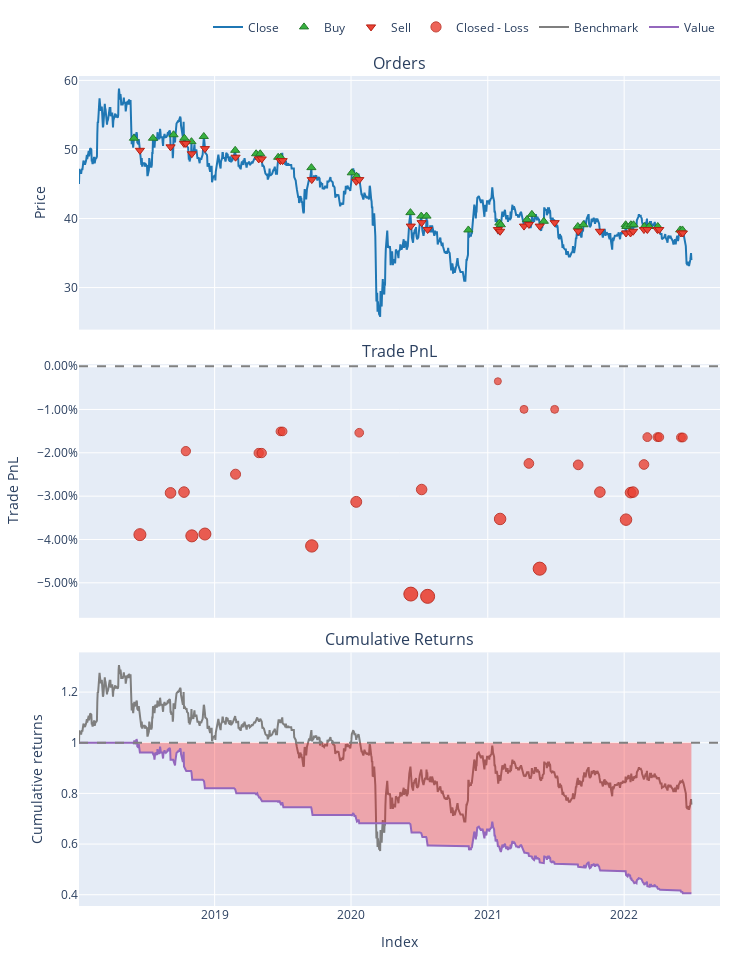

The cell this chart's notebook holds for it:
### Code cell
# ========================= Strategy  =========================

# choose stock
symbol = "PTT"              # SET stock symbol

# date range
date_start = "2018-01-01"   # YYYY-MM-DD
date_end = "2022-12-31"     # YYYY-MM-DD

# Signal
rsi_signal = 50

# query historical Price (backtest data)
list_columns = ['Date','Symbol','Prior','Open','High','Low','Close','Total Volume']
df_original = df_stock[list_columns][(df_stock.Symbol == symbol) & (df_stock["Date"] > date_start) & (df_stock["Date"] < date_end)].set_index('Date').rename(columns={"Total Volume": "Volume"}).sort_values(by="Date")

# =================== Strategy Optimization ===================

# parameter constraint
para_optz_start = 1
para_optz_end = 100

# parameter optimization
compare_optz = []

for i in range(para_optz_start,para_optz_end):

    # signal value
    rsi_signal_optz = rsi_signal

    # reset backtest data
    backtest_optz = df_original

    # get action price
    backtest_optz['action_price'] = backtest_optz['Open'].shift(-1)

    # signal calculation (RSI)
    rsi_bar_optz = i
    rsi_optz = backtest_optz.ta.rsi(length=rsi_bar_optz,append=True)

    # create signal
    backtest_optz['signal'] = rsi_optz > rsi_signal_optz

    signal_vectorbt_optz = backtest_optz.ta.tsignals(backtest_optz['signal'], asbool=True, append=True)

    # Create trade reccord
    trades_reccord_optz = backtest_optz.iloc[:,-7:][backtest_optz.TS_Trades !=0]
    trades_reccord_optz['return'] = backtest_optz['action_price'].pct_change()
    trades_reccord_optz = trades_reccord_optz.reset_index().iloc[1::2] 

    # Cumulative return

    cum_return_optz = trades_reccord_optz['return'].sum()

    # Create Trades Summary
    cum_return_optz_i = [(i),cum_return_optz]

    # Save Result
    compare_optz.append(cum_return_optz_i)

result_optz = pd.DataFrame(compare_optz,columns = ['Parameter','Cum.Return'])

result_optimized = result_optz[result_optz['Cum.Return'] == result_optz['Cum.Return'].max()]
para_optimized = int(float(result_optimized['Parameter']))
return_optimized = float(result_optimized['Cum.Return'])

print(f"parameter from: {para_optz_start} to {para_optz_end}")
print('=========== Optimal Value ===========')
print(f"parameter optimized: {para_optimized}")
print(f"return optimized: {return_optimized}")
print('=====================================')

result_optz.set_index('Parameter').plot.bar()

# =================== Strategy Backtesting ====================

# input parameter
rsi_bar = para_optimized

# backtest data
backtest = df_original

# get action price
backtest['action_price'] = backtest['Open'].shift(-1)

# signal calculation (RSI)
rsi_signal_bktest = rsi_signal
rsi_bktest = backtest.ta.rsi(length=rsi_bar,append=True)

# create signal
backtest['signal'] = rsi_bktest > rsi_signal_bktest

signal_vectorbt = backtest.ta.tsignals(backtest['signal'], asbool=True, append=True)

# Create trade reccord
trades_reccord = backtest.iloc[:,-7:][backtest.TS_Trades !=0]
trades_reccord['return'] = backtest['action_price'].pct_change()
trades_reccord = trades_reccord.reset_index().iloc[1::2] 

# Cumulative return
cum_return = trades_reccord['return'].sum()

# display result
print(f"Backtest RSI: {rsi_bar}")
print(f"Backtest Cumulative return: {cum_return}")

### plot:  Price, RSI
rsi_title = 'RSI_' + str(rsi_bar)
apds = mpf.make_addplot(backtest[rsi_title],panel=1,color='g',type='line', width=0.75,ylabel=rsi_title)
mpf.plot(backtest, type='candle', style='yahoo', figsize=(10,8), volume=False,addplot=apds)

### plot: backtest result
port = vbt.Portfolio.from_signals(backtest.Close,
                                  entries = signal_vectorbt.TS_Entries,
                                  exits = signal_vectorbt.TS_Exits,
                                  freq = 'D',
                                  init_cash = 100,
                                  fees = 0.0025,
                                  slippage = 0.0025)
port.plot().show()

### Figure 1 — Plotly figure (JSON) as saved in the notebook; plotly's stock layout.template omitted (floating-point values rounded to 4 significant figures; data arrays with more than 128 entries replaced by an {"elided": "..."} marker saying what was removed)
{"data": [{"legendgroup": "0", "line": {"color": "#1f77b4"}, "name": "Close", "showlegend": true, "type": "scatter", "uid": "849cac82-4413-4d85-965e-e09c449d9b8f", "x": {"elided": "1092 str values"}, "xaxis": "x", "y": {"elided": "1092 float values"}, "yaxis": "y"}, {"customdata": [[0, 1.932, 0.2494], [2, 1.857, 0.2397], [4, 1.786, 0.2327], [6, 1.751, 0.226], [8, 1.733, 0.2215], [10, 1.641, 0.2129], [12, 1.641, 0.2047], [14, 1.617, 0.1996], [16, 1.584, 0.1956], [18, 1.569, 0.1917], [20, 1.545, 0.1888], [22, 1.57, 0.1859], [24, 1.53, 0.1783], [26, 1.498, 0.1727], [28, 1.665, 0.17], [30, 1.597, 0.1611], [32, 1.552, 0.1565], [34, 1.546, 0.1482], [36, 1.502, 0.1477], [38, 1.458, 0.1425], [40, 1.416, 0.1411], [42, 1.359, 0.138], [44, 1.329, 0.1315], [46, 1.341, 0.1302], [48, 1.302, 0.1273], [50, 1.264, 0.1236], [52, 1.227, 0.1192], [54, 1.184, 0.1157], [56, 1.15, 0.1124], [58, 1.131, 0.1098], [60, 1.112, 0.108], [62, 1.094, 0.1063], [64, 1.09, 0.1045], [66, 1.073, 0.1028]], "hovertemplate": "Order Id: %{customdata[0]}<br>Timestamp: %{x}<br>Price: %{y}<br>Size: %{customdata[1]:.6f}<br>Fees: %{customdata[2]:.6f}", "legendgroup": "1", "marker": {"color": "#37B13F", "line": {"color": "rgb(38,123,44)", "width": 1}, "size": 8, "symbol": "triangle-up"}, "mode": "markers", "name": "Buy", "type": "scatter", "uid": "e7712a3b-ad95-464d-8802-f3e02fcd0f54", "x": ["2018-05-30T00:00:00", "2018-07-20T00:00:00", "2018-09-13T00:00:00", "2018-10-12T00:00:00", "2018-10-31T00:00:00", "2018-12-03T00:00:00", "2019-02-25T00:00:00", "2019-04-22T00:00:00", "2019-05-03T00:00:00", "2019-06-20T00:00:00", "2019-06-27T00:00:00", "2019-09-17T00:00:00", "2020-01-03T00:00:00", "2020-01-16T00:00:00", "2020-06-08T00:00:00", "2020-07-07T00:00:00", "2020-07-21T00:00:00", "2020-11-10T00:00:00", "2021-02-01T00:00:00", "2021-02-05T00:00:00", "2021-04-16T00:00:00", "2021-04-29T00:00:00", "2021-05-31T00:00:00", "2021-08-30T00:00:00", "2021-09-14T00:00:00", "2022-01-05T00:00:00", "2022-01-07T00:00:00", "2022-01-19T00:00:00", "2022-01-26T00:00:00", "2022-02-24T00:00:00", "2022-03-09T00:00:00", "2022-04-01T00:00:00", "2022-05-31T00:00:00", "2022-06-06T00:00:00"], "xaxis": "x", "y": [51.63, 51.63, 52.13, 51.63, 51.13, 51.88, 49.87, 49.37, 49.37, 48.87, 48.87, 47.37, 46.62, 46.11, 40.85, 40.35, 40.35, 38.35, 39.35, 39.1, 39.85, 40.6, 39.6, 38.85, 39.1, 39.1, 38.85, 39.1, 39.1, 38.85, 38.85, 38.85, 38.35, 38.35], "yaxis": "y"}, {"customdata": [[1, 1.932, 0.2409], [3, 1.857, 0.2339], [5, 1.786, 0.2271], [7, 1.751, 0.2227], [9, 1.733, 0.214], [11, 1.641, 0.2057], [13, 1.641, 0.2006], [15, 1.617, 0.1966], [17, 1.584, 0.1926], [19, 1.569, 0.1897], [21, 1.545, 0.1869], [23, 1.57, 0.1791], [25, 1.53, 0.1736], [27, 1.498, 0.1709], [29, 1.665, 0.1619], [31, 1.597, 0.1573], [33, 1.552, 0.149], [35, 1.546, 0.1485], [37, 1.502, 0.1432], [39, 1.458, 0.1418], [41, 1.416, 0.1386], [43, 1.359, 0.1322], [45, 1.329, 0.1309], [47, 1.341, 0.1279], [49, 1.302, 0.1242], [51, 1.264, 0.1198], [53, 1.227, 0.1163], [55, 1.184, 0.1129], [57, 1.15, 0.1104], [59, 1.131, 0.1086], [61, 1.112, 0.1068], [63, 1.094, 0.1051], [65, 1.09, 0.1033], [67, 1.073, 0.1016]], "hovertemplate": "Order Id: %{customdata[0]}<br>Timestamp: %{x}<br>Price: %{y}<br>Size: %{customdata[1]:.6f}<br>Fees: %{customdata[2]:.6f}", "legendgroup": "2", "marker": {"color": "#EA4335", "line": {"color": "rgb(181,31,18)", "width": 1}, "size": 8, "symbol": "triangle-down"}, "mode": "markers", "name": "Sell", "type": "scatter", "uid": "48ea66c8-6033-49cb-bac1-d9ffe9792fe7", "x": ["2018-06-15T00:00:00", "2018-09-05T00:00:00", "2018-10-11T00:00:00", "2018-10-16T00:00:00", "2018-11-01T00:00:00", "2018-12-06T00:00:00", "2019-02-26T00:00:00", "2019-04-29T00:00:00", "2019-05-07T00:00:00", "2019-06-26T00:00:00", "2019-07-02T00:00:00", "2019-09-18T00:00:00", "2020-01-15T00:00:00", "2020-01-23T00:00:00", "2020-06-09T00:00:00", "2020-07-08T00:00:00", "2020-07-24T00:00:00", "2021-01-28T00:00:00", "2021-02-03T00:00:00", "2021-04-08T00:00:00", "2021-04-21T00:00:00", "2021-05-20T00:00:00", "2021-06-29T00:00:00", "2021-08-31T00:00:00", "2021-10-28T00:00:00", "2022-01-06T00:00:00", "2022-01-18T00:00:00", "2022-01-25T00:00:00", "2022-02-23T00:00:00", "2022-03-04T00:00:00", "2022-03-31T00:00:00", "2022-04-05T00:00:00", "2022-06-02T00:00:00", "2022-06-07T00:00:00"], "xaxis": "x", "y": [49.88, 50.37, 50.87, 50.87, 49.38, 50.12, 48.88, 48.63, 48.63, 48.38, 48.38, 45.64, 45.39, 45.64, 38.9, 39.4, 38.4, 38.4, 38.15, 38.9, 39.15, 38.9, 39.4, 38.15, 38.15, 37.91, 37.91, 38.15, 38.4, 38.4, 38.4, 38.4, 37.91, 37.91], "yaxis": "y"}, {"customdata": {"elided": "34x4 float values"}, "hovertemplate": "Exit Trade Id: %{customdata[0]}<br>Position Id: %{customdata[1]}<br>Exit Timestamp: %{x}<br>PnL: %{customdata[2]:.6f}<br>Return: %{customdata[3]:.2%}", "legendgroup": "3", "marker": {"color": "#EA4335", "line": {"color": "rgb(181,31,18)", "width": 1}, "opacity": [0.857, 0.8278, 0.8273, 0.7987, 0.8578, 0.8565, 0.8148, 0.8001, 0.8001, 0.785, 0.785, 0.8648, 0.8341, 0.7859, 0.8984, 0.8255, 0.9, 0.75, 0.846, 0.7696, 0.8073, 0.8807, 0.7696, 0.8083, 0.8273, 0.8465, 0.8277, 0.8273, 0.8081, 0.789, 0.789, 0.789, 0.7892, 0.7892], "size": [11.99, 10.63, 10.61, 9.274, 12.03, 11.97, 10.02, 9.336, 9.336, 8.633, 8.633, 12.36, 10.92, 8.675, 13.93, 10.52, 14, 7, 11.48, 7.915, 9.675, 13.1, 7.915, 9.721, 10.61, 11.5, 10.62, 10.61, 9.709, 8.818, 8.818, 8.818, 8.83, 8.83], "symbol": "circle"}, "mode": "markers", "name": "Closed - Loss", "type": "scatter", "uid": "790d629d-1726-410e-b21c-8b1b81395c06", "x": ["2018-06-15T00:00:00", "2018-09-05T00:00:00", "2018-10-11T00:00:00", "2018-10-16T00:00:00", "2018-11-01T00:00:00", "2018-12-06T00:00:00", "2019-02-26T00:00:00", "2019-04-29T00:00:00", "2019-05-07T00:00:00", "2019-06-26T00:00:00", "2019-07-02T00:00:00", "2019-09-18T00:00:00", "2020-01-15T00:00:00", "2020-01-23T00:00:00", "2020-06-09T00:00:00", "2020-07-08T00:00:00", "2020-07-24T00:00:00", "2021-01-28T00:00:00", "2021-02-03T00:00:00", "2021-04-08T00:00:00", "2021-04-21T00:00:00", "2021-05-20T00:00:00", "2021-06-29T00:00:00", "2021-08-31T00:00:00", "2021-10-28T00:00:00", "2022-01-06T00:00:00", "2022-01-18T00:00:00", "2022-01-25T00:00:00", "2022-02-23T00:00:00", "2022-03-04T00:00:00", "2022-03-31T00:00:00", "2022-04-05T00:00:00", "2022-06-02T00:00:00", "2022-06-07T00:00:00"], "xaxis": "x2", "y": [-0.03888, -0.02925, -0.02906, -0.01961, -0.03917, -0.03874, -0.02494, -0.02005, -0.02005, -0.01506, -0.01506, -0.04148, -0.03132, -0.01537, -0.0526, -0.02847, -0.05313, -0.003488, -0.03526, -0.009975, -0.02246, -0.04674, -0.009975, -0.02278, -0.02906, -0.03542, -0.02919, -0.02906, -0.0227, -0.01638, -0.01638, -0.01638, -0.01646, -0.01646], "yaxis": "y2"}, {"legendgroup": "4", "line": {"color": "#7f7f7f"}, "name": "Benchmark", "showlegend": true, "type": "scatter", "uid": "20a4b621-e0c8-4eac-855c-84c744e0511b", "x": {"elided": "1092 str values"}, "xaxis": "x3", "y": {"elided": "1092 float values"}, "yaxis": "y3"}, {"hoverinfo": "skip", "legendgroup": "5", "line": {"color": "rgba(0, 0, 0, 0)", "width": 0}, "opacity": 0, "showlegend": false, "type": "scatter", "uid": "7f9045b6-3c15-4631-bdd9-9d986da3ba90", "x": {"elided": "1092 str values"}, "xaxis": "x3", "y": {"elided": "1092 int values"}, "yaxis": "y3"}, {"connectgaps": false, "fill": "tonexty", "fillcolor": "rgba(0, 128, 0, 0.3)", "hoverinfo": "skip", "legendgroup": "5", "line": {"color": "rgba(0, 0, 0, 0)", "width": 0}, "opacity": 0, "showlegend": false, "type": "scatter", "uid": "93830bd8-a441-44be-b2fc-2b7bd38910d4", "x": {"elided": "1092 str values"}, "xaxis": "x3", "y": {"elided": "1092 float values"}, "yaxis": "y3"}, {"hoverinfo": "skip", "legendgroup": "5", "line": {"color": "rgba(0, 0, 0, 0)", "width": 0}, "opacity": 0, "showlegend": false, "type": "scatter", "uid": "7f512ae2-ce75-495e-a44f-7ea4d643c206", "x": {"elided": "1092 str values"}, "xaxis": "x3", "y": {"elided": "1092 int values"}, "yaxis": "y3"}, {"connectgaps": false, "fill": "tonexty", "fillcolor": "rgba(255, 0, 0, 0.3)", "hoverinfo": "skip", "legendgroup": "5", "line": {"color": "rgba(0, 0, 0, 0)", "width": 0}, "opacity": 0, "showlegend": false, "type": "scatter", "uid": "ea49d6be-790e-420a-b101-caefd1e5b233", "x": {"elided": "1092 str values"}, "xaxis": "x3", "y": {"elided": "1092 float values"}, "yaxis": "y3"}, {"legendgroup": "6", "line": {"color": "#9467bd"}, "name": "Value", "showlegend": true, "type": "scatter", "uid": "7f66345d-1a18-43e4-8bff-a0af6883c878", "x": {"elided": "1092 str values"}, "xaxis": "x3", "y": {"elided": "1092 float values"}, "yaxis": "y3"}, {"hoverinfo": "skip", "legendgroup": "5", "line": {"color": "rgba(0, 0, 0, 0)", "width": 0}, "opacity": 0, "showlegend": false, "type": "scatter", "uid": "c82c5bed-c63f-4ac1-b067-21fe6486dcba", "x": {"elided": "1092 str values"}, "xaxis": "x3", "y": {"elided": "1092 int values"}, "yaxis": "y3"}], "layout": {"annotations": [{"font": {"size": 16}, "showarrow": false, "text": "Orders", "x": 0.5, "xanchor": "center", "xref": "paper", "y": 1, "yanchor": "bottom", "yref": "paper"}, {"font": {"size": 16}, "showarrow": false, "text": "Trade PnL", "x": 0.5, "xanchor": "center", "xref": "paper", "y": 0.6528, "yanchor": "bottom", "yref": "paper"}, {"font": {"size": 16}, "showarrow": false, "text": "Cumulative Returns", "x": 0.5, "xanchor": "center", "xref": "paper", "y": 0.3056, "yanchor": "bottom", "yref": "paper"}], "height": 960, "legend": {"orientation": "h", "traceorder": "normal", "x": 1, "xanchor": "right", "y": 1.042, "yanchor": "bottom"}, "margin": {"b": 30, "l": 30, "r": 30, "t": 30}, "shapes": [{"line": {"color": "gray", "dash": "dash"}, "type": "line", "x0": 0, "x1": 1, "xref": "paper", "y0": 0, "y1": 0, "yref": "y2"}, {"line": {"color": "gray", "dash": "dash"}, "type": "line", "x0": 0, "x1": 1, "xref": "paper", "y0": 1, "y1": 1, "yref": "y3"}], "showlegend": true, "width": 750, "xaxis": {"anchor": "y", "domain": [0, 1], "matches": "x3", "showticklabels": false}, "xaxis2": {"anchor": "y2", "domain": [0, 1], "matches": "x3", "showticklabels": false}, "xaxis3": {"anchor": "y3", "domain": [0, 1], "title": {"text": "Index"}}, "yaxis": {"anchor": "x", "domain": [0.6944, 1], "title": {"text": "Price"}}, "yaxis2": {"anchor": "x2", "domain": [0.3472, 0.6528], "tickformat": ".2%", "title": {"text": "Trade PnL"}}, "yaxis3": {"anchor": "x3", "domain": [0, 0.3056], "title": {"text": "Cumulative returns"}}}}
